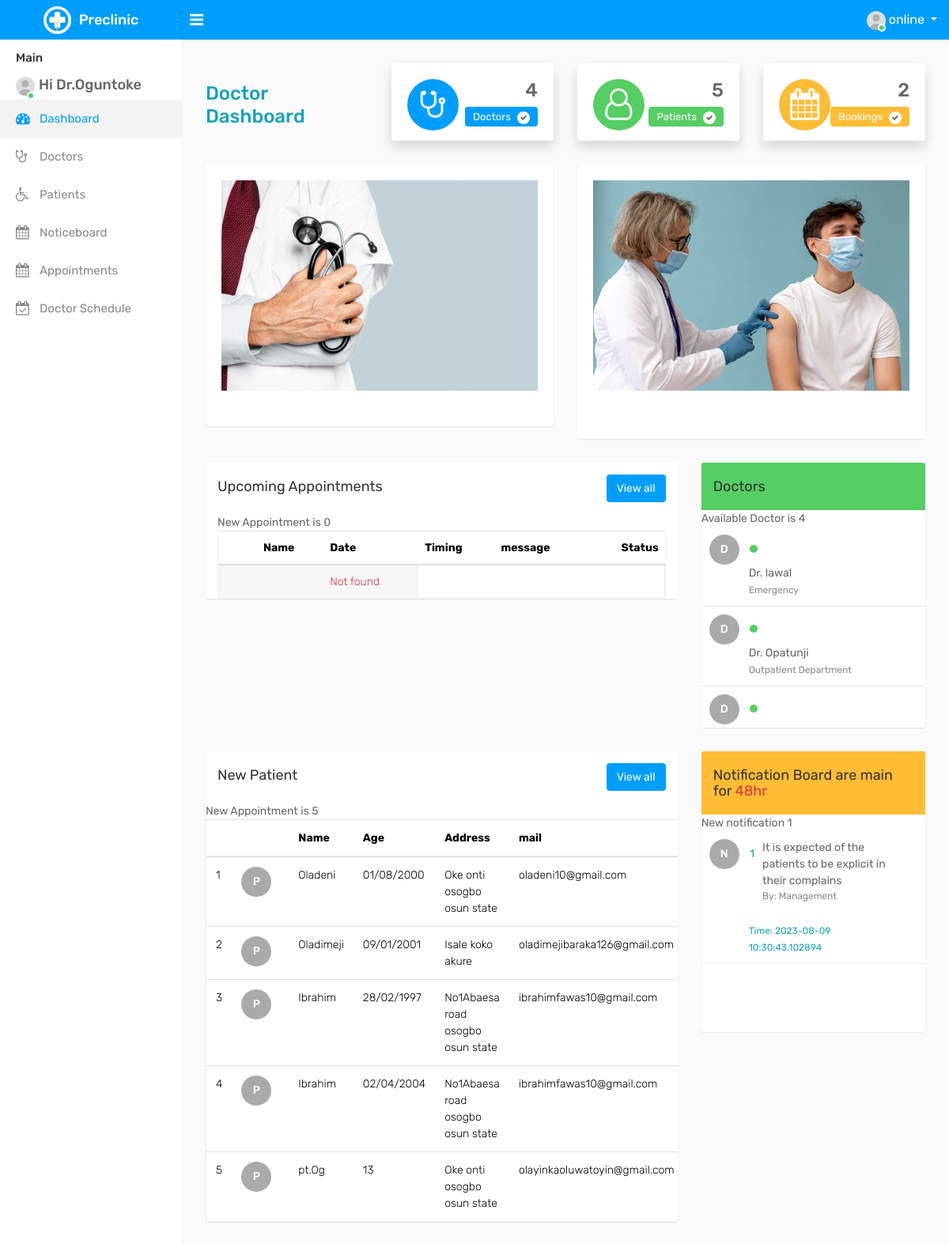
/doctor_dash.php (signed in), run on the app's committed database.
### tables this page shows
CREATE TABLE `adminpage` (
  `id` int(11) NOT NULL,
  `Fullname` varchar(255) NOT NULL,
  `Adminname` varchar(255) NOT NULL,
  `Email` varchar(255) NOT NULL,
  `Password` varchar(11) NOT NULL,
  `Address` varchar(255) NOT NULL,
  `Age` varchar(10) NOT NULL,
  `department` varchar(255) NOT NULL,
  `phone` varchar(20) NOT NULL
);

CREATE TABLE `userpage` (
  `id` int(11) NOT NULL,
  `Username` varchar(255) NOT NULL,
  `Fullname` varchar(255) NOT NULL,
  `Email` varchar(255) NOT NULL,
  `Password` varchar(11) NOT NULL,
  `Address` varchar(255) NOT NULL,
  `Age` varchar(10) NOT NULL
);

CREATE TABLE `notificationboard` (
  `id` int(11) NOT NULL,
  `notification` varchar(255) NOT NULL,
  `messagefrom` varchar(255) NOT NULL,
  `Date` timestamp(6) NOT NULL DEFAULT current_timestamp(6)
);

### doctor_dash.php (the view, shortened to what the rows shown need)
<!DOCTYPE html>
<html lang="en">
<head>
    <link rel="stylesheet" type="text/css" href="assets/css/bootstrap.min.css">
    <link rel="stylesheet" type="text/css" href="assets/css/font-awesome.min.css">
    <link rel="stylesheet" type="text/css" href="assets/css/style.css">
</head>
<body>
    <div class="main-wrapper">
        <div class="page-wrapper">
            <div class="content">
                        <div class="row">
					<div class="col-12 col-md-6 col-lg-8 col-xl-8">
						<div class="card">
							<div class="card-body p-0">
                            <div class="col-md-12">
                            <div class="table-responsive">
							<table class="table table-border table-striped custom-table datatable mb-0">
										<thead >
											<tr>
												<th></th>
												<th></th>
												<th>Name</th>
												<th>Date</th>
												<th>Timing</th>
                                                <th>message</th>
												<th class="text-right">Status</th>
											</tr>
										</thead>
							</table>
						</div>
					</div>
                </div>
            </div>
        </div>
                    <div class="col-12 col-md-6 col-lg-4 col-xl-4">
                        <div class="card member-panel">
                            <div class="card-body">
                                <ul class="contact-list">
                                <?php
                               include 'connection.php';
                               $result = mysqli_query ($conn, "select * from adminpage");
                               if(mysqli_num_rows($result)>0){
                                   while($row = mysqli_fetch_assoc($result)){
                                      ?>
                                    <li>
                                        <div class="contact-cont">
                                            <div class="">
                                              <a class="avatar" href="">D</a> <span class="status online"></span>
                                            </div>
                                            <div class="contact-info">
                                                <span class="contact-name text-ellipsis"><?php echo $row ['Adminname']?></span>
                                                <span class="contact-date"><?php echo $row ['department']?></span>
                                            </div>
                                        </div>
                                        <?php
                }
            }else{
                echo '<span class= "text-danger">' . ' Not found'  . '</span>';
            }
            ?>
                                    </li>
                            </ul>
                                    </div>
                                    </div>
                                    </div>
                                    <div class="col-12 col-md-6 col-lg-8 col-xl-8">
						<div class="card">
							<div class="card-body p-0">
								<div class="table-responsive">
									<table class="table mb-0">
										<thead class="">
											<tr>
                                                <th></th>
                                                <th></th>
                                                <th>Name</th>
												<th>Age</th>
												<th>Address</th>
                                                <th>mail</th>
											</tr>
										</thead>
										<tbody>
                                        <?php
                               include 'connection.php';
                               $count = 1;
                               $result = mysqli_query ($conn, "select * from userpage");
                               if(mysqli_num_rows($result)>0){
                                   while($row = mysqli_fetch_assoc($result)){
                                       ?>
                                   <tr>
                                       <td><?php echo $count?></td>
                                       <th>	<a class="avatar" href="">P</a> </th>
                                       <td><?php echo $row ['Username']?></td>
										<td><?php echo $row ['Age']?></td>
										<td><?php echo $row ['Address']?></td>
										<td><?php echo $row ['Email']?></td>
                                        <?php
                    $count++;
                }
            }
            ?>
									</tr>
								</tbody>
							</table>
						</div>
					</div>
                </div>
            </div>
            <div class="col-12 col-md-6 col-lg-4 col-xl-4">
                        <div class="card member-panel">
                            <div class="card-body ">
                                <ul class="contact-list">
                                <?php
                               include 'connection.php';
                               $count = 1;
                               $result = mysqli_query ($conn, "select * from notificationboard");
                               if(mysqli_num_rows($result)>0){
                                   while($row = mysqli_fetch_assoc($result)){
                                      ?>
                                    <li>
                                        <div class="contact-cont">
                                            <div class="float-left user-img m-r-10">
                                                <a href="profile.html" title="John Doe"><a class="avatar" href="">N</a> <span class="text-info"><?php echo $count?></span></a>
                                            </div>
                                            <div class="contact-info ">
                                                <span class="row">
                                                <span class="contact-name  "><?php echo $row ['notification']?></span>
                                                <br>
                                                <br>
                                                <span class="contact-date ">By: <?php echo $row ['messagefrom']?></span>
                                                </span>
                                                <span class="contact-date text-info">Time: <?php echo $row ['Date']?></span>
                                            </div>
                                        </div>
                                        <?php
                    $count++;
                }
            }else{
                echo '<span class= "text-danger">' . ' Not found'  . '</span>';
            }
            ?>
                                    </li>
                            </ul>
                                    </div>
                                    </div>
                                    </div>
								</div>
							</div>
						</div>
					</div>
</body>
</html>

### data on the page
adminpage: Adminname "Dr. lawal", department "Emergency"
adminpage: Adminname "Dr. Opatunji", department "Outpatient Department"
userpage: Username "Oladeni", Age "01/08/2000", Address "Oke onti osogbo osun state", Email "oladeni10@gmail.com"
userpage: Username "Oladimeji", Age "09/01/2001", Address "Isale koko akure", Email "oladimejibaraka126@gmail.com"
userpage: Username "Ibrahim", Age "28/02/1997", Address "No1Abaesa road osogbo osun state", Email "ibrahimfawas10@gmail.com"
userpage: Username "Ibrahim", Age "02/04/2004", Address "No1Abaesa road osogbo osun state", Email "ibrahimfawas10@gmail.com"
userpage: Username "pt.Og", Age "13", Address "Oke onti osogbo osun state", Email "olayinkaoluwatoyin@gmail.com"
notificationboard: notification "It is expected of the patients to be explicit in their complains", messagefrom "Management", Date "2023-08-09 10:30:43.102894"

### other printed values
$Adminname "Dr.Oguntoke"
mysqli_num_rows($result1) "4"
mysqli_num_rows($result) "5"
mysqli_num_rows($result) "2"
mysqli_num_rows($result) "4"
mysqli_num_rows($result) "1"
